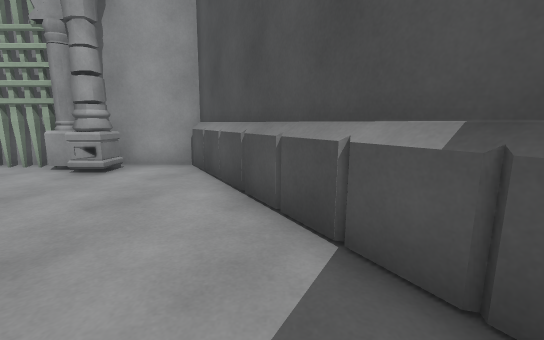
View 1 (above)

12 first-person views from a walk through a scene from a Unity 3-D project. The camera is 1.2 m above the floor, tilts 10° down and sees 90° across. The floor is counted in squares, 1 m on a side. Each view is taken from the middle of a square. On the plan, view 1 faces up. The plan holds only what a view shows up to about 13 squares ahead; the rest is blank. The player character is not drawn.

View 2
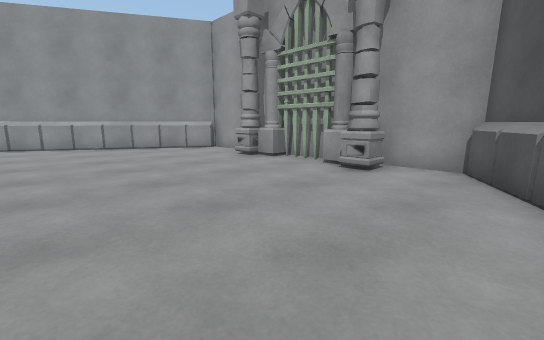

View 3
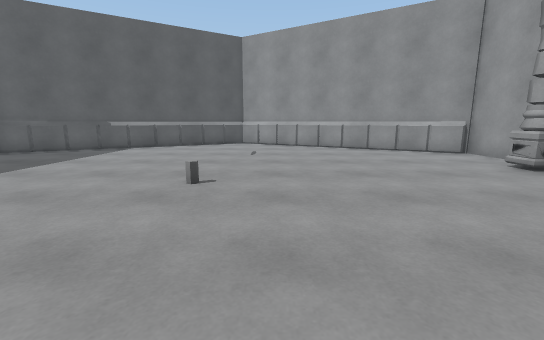

View 4
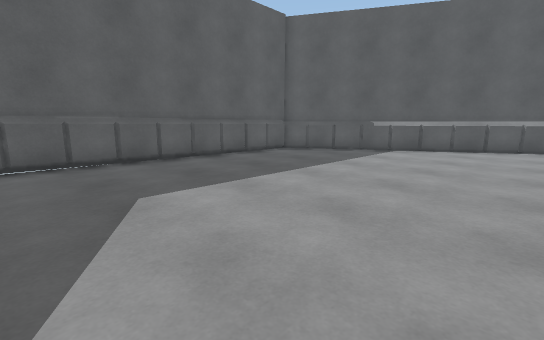

View 5
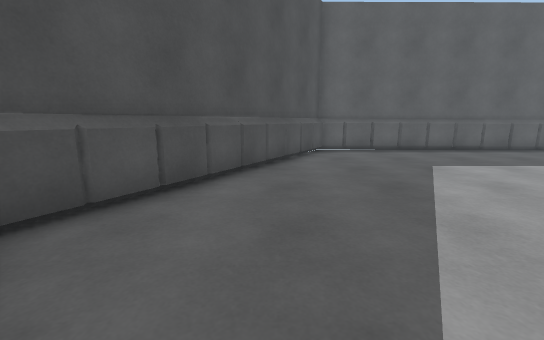

View 6
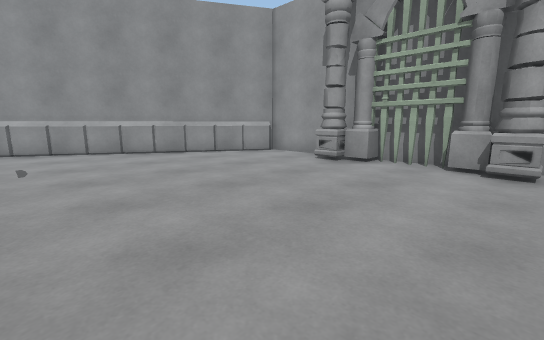

View 7
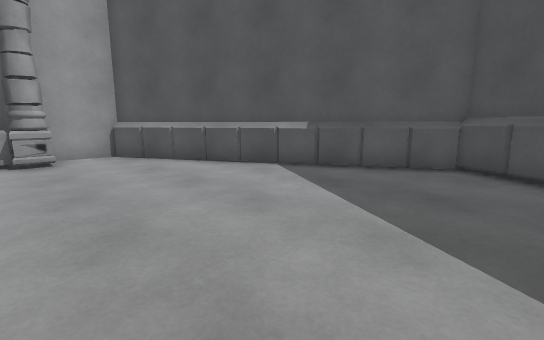

View 8
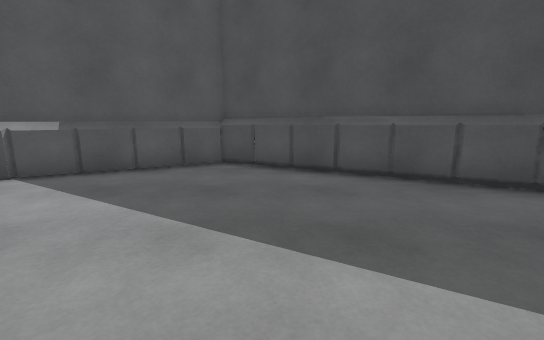

View 9
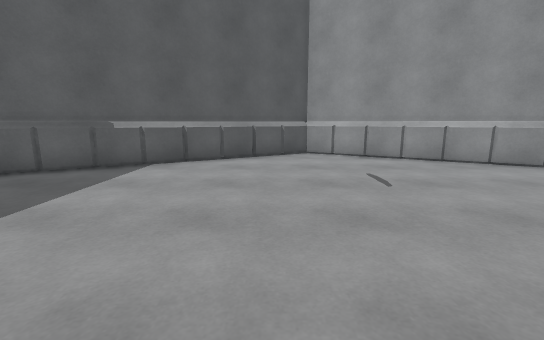

View 10
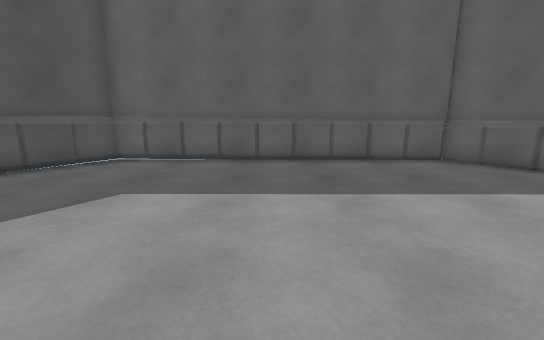

View 11
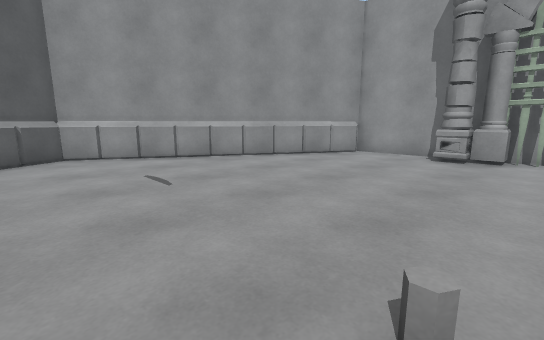

View 12
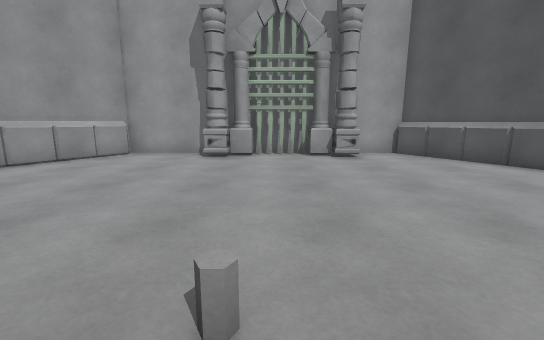

### Floor plan
Points are (right, up) in squares from view 1. A wall is a line through its corners. A room is listed if a view was taken in it or the views show most of it. See-through windows are left out.
Room 1 (views 1, 2, 3, 4, 5, 6, 7, 8, 9, 10, 11, 12)
walls: (-17.5, -2.2) (-12.6, -10.7) (-2, -10.8) (3.2, -1.6) (-2, 7.7) (-12.5, 7.6) (-17.6, -1.1); (-12.4, -10.5) (-2.1, -10.5) (2.9, -1.6)
low walls: (-12.4, 7.3) (-17.6, -1.6) (-12.4, -10.5); (2.9, -1.6) (-2.2, 7.5)
objects: other object (-9, 6) to (-4, 7)

Positions as (right, up) in squares from view 1, and headings:
1: (0, 0), facing up
2: (-1, 0), facing up-left
3: (-2, 0), facing left
4: (-3, -2), facing down-left
5: (0, 1), facing down
6: (-4, -1), facing up-left
7: (-5, -3), facing up-right
8: (-5, -3), facing right
9: (-7, -3), facing left
10: (-7, -2), facing down
11: (-7, -3), facing up-left
12: (-7, -3), facing up
